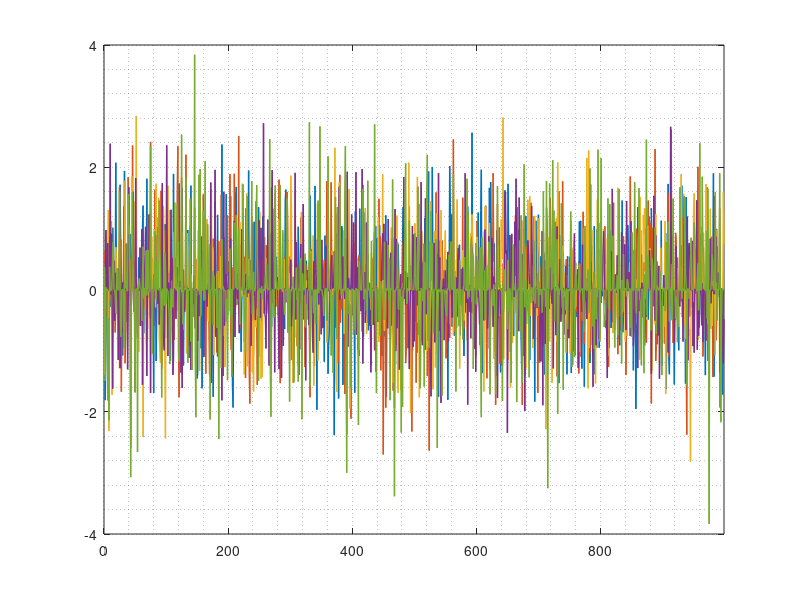

Write the MATLAB code that produced this figure. (Note: this script raises an error after producing the figure.)
clear; clc; close all;

load TDOA_data.mat

figure
plot(TOA_diff(:,1)*1000,'lineWidth',1);
hold on; grid minor; xlim([0 length(TOA_diff(:,1))]);
plot(TOA_diff(:,2)*1000,'lineWidth',1);
plot(TOA_diff(:,3)*1000,'lineWidth',1);
plot(TOA_diff(:,4)*1000,'lineWidth',1);
plot(TOA_diff(:,5)*1000,'lineWidth',1);
ax=gca;ax.FontSize=16;
title('Total error in timing measurement between 2 ground receiving stations','fontSize',24);
xlabel('Sample number, n','fontSize',16);
ylabel('Time, ms','fontSize',16);
legend('Address packet 1','Address packet 2','Address packet 3','Address packet 4','Telemetry packet','fontSize',12,'location','NorthEast');

TOA_mean = zeros(5,1);
TOA_StdDev = zeros(5,1);
TOA_abs_mean = zeros(5,1);
TOA_abs_StdDev = zeros(5,1);

for x=1:5
TOA_mean(x) = mean(TOA_diff(:,x));
TOA_abs_mean(x) = mean(abs(TOA_diff(:,x)));
TOA_StdDev(x) = std(TOA_diff(:,x));
TOA_abs_StdDev(x) = std(abs(TOA_diff(:,x)));
end


figure
plot(abs(TOA_diff(:,1))*1000,'lineWidth',1);
hold on; grid minor; xlim([0 length(TOA_diff(:,1))]);
plot(abs(TOA_diff(:,2))*1000,'lineWidth',1);
plot(abs(TOA_diff(:,3))*1000,'lineWidth',1);
plot(abs(TOA_diff(:,4))*1000,'lineWidth',1);
plot(abs(TOA_diff(:,5))*1000,'lineWidth',1);
ax=gca;ax.FontSize=16;
title('Absolute total error in timing measurement between 2 stations','fontSize',24);
xlabel('Sample number, n','fontSize',16);
ylabel('Time, ms','fontSize',16);
legend('Address packet 1','Address packet 2','Address packet 3','Address packet 4','Telemetry packet','fontSize',12,'location','SouthEast');

TOA_mean_NS = zeros(5,1);
TOA_StdDev_NS = zeros(5,1);
TOA_abs_mean_NS = zeros(5,1);
TOA_abs_StdDev_NS = zeros(5,1);

for x=1:5
TOA_mean_NS(x) = mean(TOA_diff(:,x));
TOA_abs_mean_NS(x) = mean(abs(TOA_diff(:,x)));
TOA_StdDev_NS(x) = std(TOA_diff(:,x));
TOA_abs_StdDev_NS(x) = std(abs(TOA_diff(:,x)));
end


for i=1:length(TOA_diff)
average_time(i) = (abs(TOA_diff(i,1)) + abs(TOA_diff(i,2)) + abs(TOA_diff(i,3)) + abs(TOA_diff(i,4)) + abs(TOA_diff(i,5)))/5;
end

figure
plot(average_time*1000,'lineWidth',1);
hold on; grid minor; xlim([0 length(average_time)]);
ax=gca;ax.FontSize=16;
title('Averaged absolute error in timing measurement between 2 stations','fontSize',24);
xlabel('Sample number, n','fontSize',16);
ylabel('Time, ms','fontSize',16);


TOA_average_mean = mean(average_time)
TOA_average_StdDev = std(average_time)